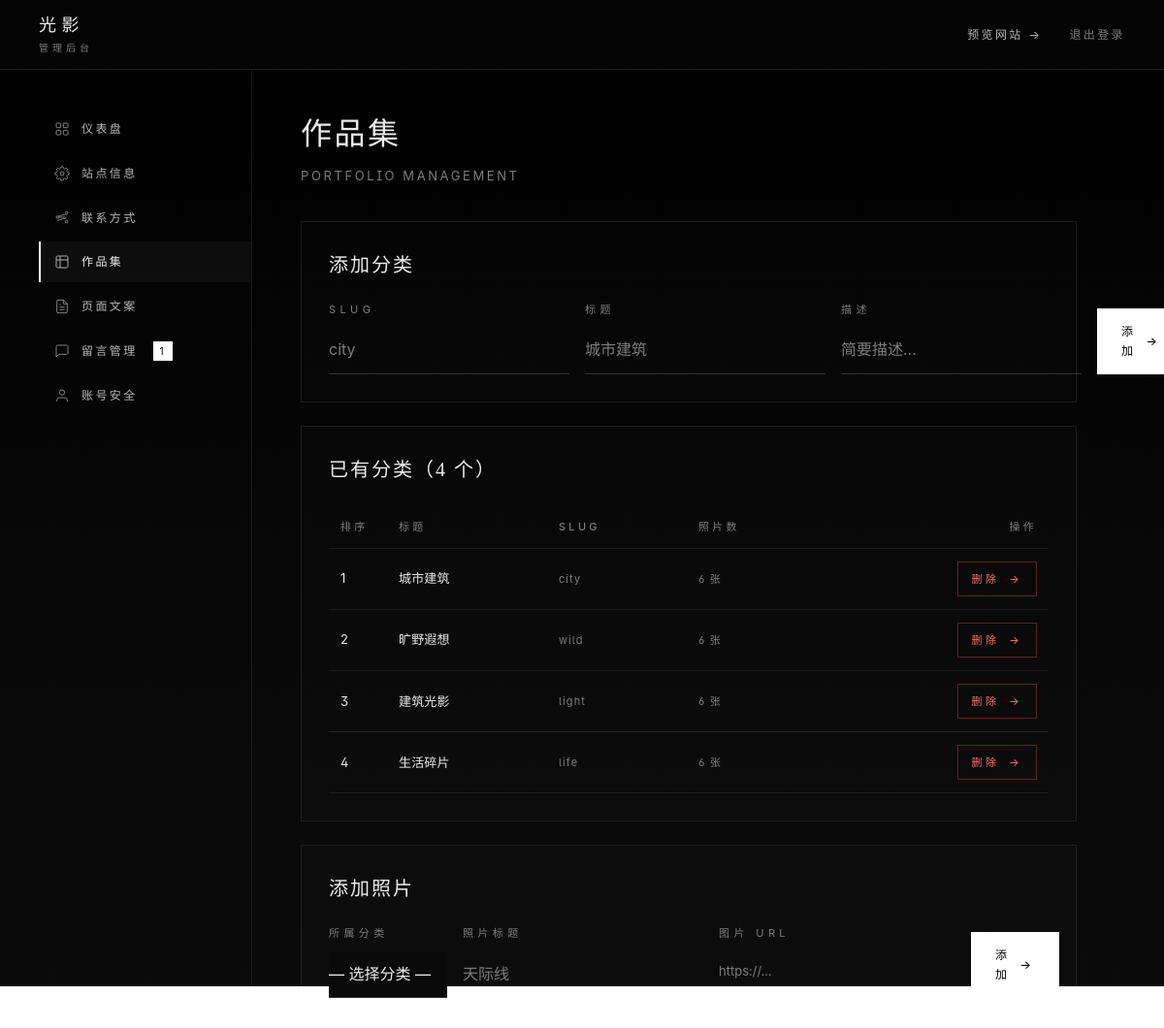
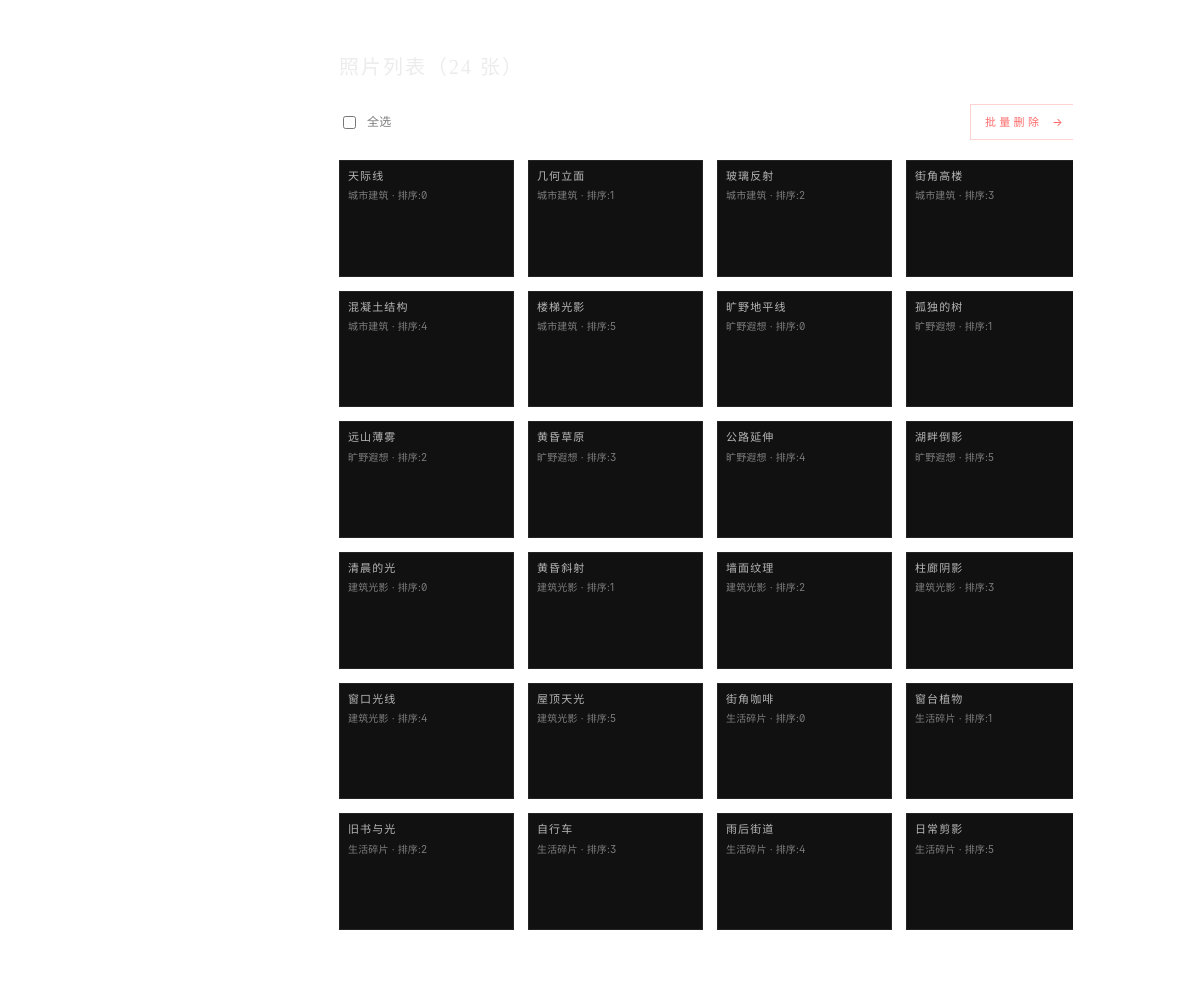
Screenshot of /admin.php?tab=portfolio (signed in) with the database file from the repository (2 pictures, top to bottom).
### tables this page shows
CREATE TABLE categories (
    id INTEGER PRIMARY KEY AUTOINCREMENT,
    slug TEXT UNIQUE NOT NULL,
    title TEXT NOT NULL,
    description TEXT NOT NULL,
    cover TEXT,
    sort INTEGER DEFAULT 0
);

CREATE TABLE photos (
    id INTEGER PRIMARY KEY AUTOINCREMENT,
    category_id INTEGER NOT NULL,
    title TEXT NOT NULL,
    url TEXT NOT NULL,
    description TEXT,
    sort INTEGER DEFAULT 0,
    FOREIGN KEY (category_id) REFERENCES categories(id) ON DELETE CASCADE
);

### config.php (called while the page is built, shortened)
<?php
function db(): PDO {
    static $pdo = null;
    if ($pdo !== null) return $pdo;
    $isSqlite = str_starts_with(DB_DSN, 'sqlite:');
    if ($isSqlite) {
        $pdo = new PDO(DB_DSN);
    } else {
        $pdo = new PDO(DB_DSN, DB_USER, DB_PASS, [
            PDO::ATTR_ERRMODE => PDO::ERRMODE_EXCEPTION,
            PDO::ATTR_DEFAULT_FETCH_MODE => PDO::FETCH_ASSOC,
        ]);
    }
    $pdo->setAttribute(PDO::ATTR_ERRMODE, PDO::ERRMODE_EXCEPTION);
    $pdo->setAttribute(PDO::ATTR_DEFAULT_FETCH_MODE, PDO::FETCH_ASSOC);
    if ($isSqlite) $pdo->exec('PRAGMA foreign_keys = ON;');
    return $pdo;
}
function e(string $s): string {
    return htmlspecialchars($s, ENT_QUOTES, 'UTF-8');
}
function site_url(string $path = '/'): string {
    $base = rtrim(dirname($_SERVER['SCRIPT_NAME'] ?? ''), '/');
    return ltrim($base, '/') === '' ? $path : rtrim($base, '/') . $path;
}
function get_setting(string $key, string $default = ''): string {
    static $cache = null;
    if ($cache === null) {
        $cache = [];
        foreach (db()->query('SELECT key, value FROM settings') as $row) {
            $cache[$row['key']] = $row['value'];
        }
    }
    return $cache[$key] ?? $default;
}
function get_settings(): array {
    $rows = db()->query('SELECT key, value FROM settings')->fetchAll();
    $map = [];
    foreach ($rows as $r) $map[$r['key']] = $r['value'];
    return $map;
}
function SITE_NAME(): string { return get_setting('site_name', '光影'); }

### admin.php (the view, shortened to what this page needs)
<?php require_once __DIR__ . '/config.php';
$pdo = db();
$tab = $_GET['tab'] ?? 'dashboard';
$stats = [
    'categories' => (int)$pdo->query('SELECT COUNT(*) FROM categories')->fetchColumn(),
    'photos' => (int)$pdo->query('SELECT COUNT(*) FROM photos')->fetchColumn(),
    'messages' => (int)$pdo->query('SELECT COUNT(*) FROM messages')->fetchColumn(),
];
$categories = $pdo->query('SELECT * FROM categories ORDER BY sort ASC, id ASC')->fetchAll();
$photos = $pdo->query('SELECT p.*, c.title AS cat_title FROM photos p LEFT JOIN categories c ON c.id = p.category_id ORDER BY c.sort ASC, p.sort ASC, p.id ASC')->fetchAll();
$settings = get_settings();
?>
<!doctype html>
<html lang="zh-CN">
<head>
<title>管理后台 — <?= e(SITE_NAME()) ?></title>
</head>
<body>
<header class="admin-topbar">
  <div class="admin-brand">
    <div><?= e(SITE_NAME()) ?></div>
    <div class="sub">管理后台</div>
  </div>
  <ul class="admin-topnav" style="display:flex; align-items:center; gap:28px; margin:0; padding:0;">
    <li><a href="<?= site_url('/') ?>" target="_blank">预览网站 →</a></li>
    <li>
      <form method="post" style="display:inline;">
        <button type="submit" style="background:none;border:0;color:var(--text-dim);font:inherit;font-size:12px;letter-spacing:.2em;cursor:pointer;padding:0;">退出登录</button>
      </form>
    </li>
  </ul>
</header>
<div class="admin-layout">
  <aside class="admin-sidebar">
    <nav class="sidebar-nav">
      <a href="?tab=dashboard" class="<?= $tab === 'dashboard' ? 'active' : '' ?>">
        <svg viewBox="0 0 24 24" fill="none" stroke="currentColor" stroke-width="1.5"><rect x="3" y="3" width="7" height="7" rx="1"/><rect x="14" y="3" width="7" height="7" rx="1"/><rect x="3" y="14" width="7" height="7" rx="1"/><rect x="14" y="14" width="7" height="7" rx="1"/></svg>
        仪表盘
      </a>
      <a href="?tab=settings" class="<?= $tab === 'settings' ? 'active' : '' ?>">
        站点信息
      </a>
      <a href="?tab=social" class="<?= $tab === 'social' ? 'active' : '' ?>">
        <svg viewBox="0 0 24 24" fill="none" stroke="currentColor" stroke-width="1.5"><circle cx="5" cy="12" r="2"/><circle cx="19" cy="5" r="2"/><circle cx="19" cy="19" r="2"/><path d="M7 12h10M19 7l-14 4M19 13l-14 4"/></svg>
        联系方式
      </a>
      <a href="?tab=portfolio" class="<?= $tab === 'portfolio' ? 'active' : '' ?>">
        <svg viewBox="0 0 24 24" fill="none" stroke="currentColor" stroke-width="1.5"><rect x="3" y="3" width="18" height="18" rx="2"/><line x1="9" y1="3" x2="9" y2="21"/><line x1="3" y1="9" x2="21" y2="9"/></svg>
        作品集
      </a>
      <a href="?tab=pages" class="<?= $tab === 'pages' ? 'active' : '' ?>">
        <svg viewBox="0 0 24 24" fill="none" stroke="currentColor" stroke-width="1.5"><path d="M14 2H6a2 2 0 0 0-2 2v16a2 2 0 0 0 2 2h12a2 2 0 0 0 2-2V8z"/><polyline points="14 2 14 8 20 8"/><line x1="16" y1="13" x2="8" y2="13"/><line x1="16" y1="17" x2="8" y2="17"/><polyline points="10 9 9 9 8 9"/></svg>
        页面文案
      </a>
      <a href="?tab=messages" class="<?= $tab === 'messages' ? 'active' : '' ?>">
        <svg viewBox="0 0 24 24" fill="none" stroke="currentColor" stroke-width="1.5"><path d="M21 15a2 2 0 0 1-2 2H7l-4 4V5a2 2 0 0 1 2-2h14a2 2 0 0 1 2 2z"/></svg>
        留言管理 <?php if ($stats['messages']): ?><span style="background:#fff;color:#000;font-size:10px;padding:2px 7px;border-radius:0;margin-left:4px;"><?= $stats['messages'] ?></span><?php endif; ?>
      </a>
      <a href="?tab=account" class="<?= $tab === 'account' ? 'active' : '' ?>">
        <svg viewBox="0 0 24 24" fill="none" stroke="currentColor" stroke-width="1.5"><path d="M20 21v-2a4 4 0 0 0-4-4H8a4 4 0 0 0-4 4v2"/><circle cx="12" cy="7" r="4"/></svg>
        账号安全
      </a>
    </nav>
  </aside>
  <main class="admin-main">
    <div class="panel <?= $tab === 'portfolio' ? 'is-active' : '' ?>">
      <div class="panel-title">作品集</div>
      <div class="panel-sub">Portfolio Management</div>
      <div class="card">
        <div class="card-title">添加分类</div>
        <form method="post" style="display:grid;grid-template-columns:1fr 1fr 2fr 80px;gap:16px;align-end;">
          <div class="form-group" style="margin-bottom:0;">
            <label>Slug</label>
            <input name="slug" placeholder="city" required>
          </div>
          <div class="form-group" style="margin-bottom:0;">
            <label>标题</label>
            <input name="title" placeholder="城市建筑" required>
          </div>
          <div class="form-group" style="margin-bottom:0;">
            <label>描述</label>
            <input name="description" placeholder="简要描述...">
          </div>
          <button class="btn btn-primary" type="submit" style="align-self:end;">添加</button>
        </form>
      </div>
      <div class="card">
        <div class="card-title">已有分类（<?= count($categories) ?> 个）</div>
        <?php if (empty($categories)): ?>
          <p style="color:var(--text-dim);font-size:13px;">暂无分类，请先添加。</p>
        <?php else: ?>
          <table class="table">
            <thead><tr><th>排序</th><th>标题</th><th>Slug</th><th>照片数</th><th style="text-align:right;">操作</th></tr></thead>
            <tbody>
              <?php foreach ($categories as $c):
                $cntStmt = $pdo->prepare('SELECT COUNT(*) FROM photos WHERE category_id = ?');
                $cntStmt->execute([$c['id']]);
                $cnt = $cntStmt->fetchColumn();
              ?>
                <tr>
                  <td style="width:60px;"><?= (int)$c['sort'] ?></td>
                  <td><?= e($c['title']) ?></td>
                  <td class="small"><?= e($c['slug']) ?></td>
                  <td class="small"><?= $cnt ?> 张</td>
                  <td style="text-align:right;">
                    <form method="post" style="display:inline;" onsubmit="return confirm('删除后该分类下的所有照片也会被删除，确定？');">
                      <button type="submit" class="btn btn-danger btn-sm">删除</button>
                    </form>
                  </td>
                </tr>
              <?php endforeach; ?>
            </tbody>
          </table>
        <?php endif; ?>
      </div>
      <div class="card">
        <div class="card-title">添加照片</div>
        <form method="post" style="display:grid;grid-template-columns:1fr 2fr 2fr 80px;gap:16px;align-end;">
          <div class="form-group" style="margin-bottom:0;">
            <label>所属分类</label>
            <select name="category_id" required>
              <option value="">— 选择分类 —</option>
            </select>
          </div>
          <div class="form-group" style="margin-bottom:0;">
            <label>照片标题</label>
            <input name="title" placeholder="天际线" required>
          </div>
          <div class="form-group" style="margin-bottom:0;">
            <label>图片 URL</label>
            <input name="url" type="url" placeholder="https://..." required>
          </div>
          <button class="btn btn-primary" type="submit" style="align-self:end;">添加</button>
        </form>
      </div>
      <div class="card">
        <div class="card-title">照片列表（<?= count($photos) ?> 张）</div>
        <?php if (empty($photos)): ?>
          <p style="color:var(--text-dim);font-size:13px;">暂无照片。</p>
        <?php else: ?>
          <div style="display:flex;justify-content:space-between;align-items:center;margin-bottom:16px;">
            <label style="font-size:12px;color:var(--text-dim);display:flex;align-items:center;gap:8px;cursor:pointer;">
              <input type="checkbox" id="selectAll">
              <span>全选</span>
            </label>
            <button type="button" class="btn btn-danger btn-sm" onclick="submitBatchDelete()">批量删除</button>
          </div>
          <div class="photo-grid" id="photoGrid">
            <?php foreach ($photos as $p): ?>
              <div class="photo-item selectable" onclick="toggleSelect(this, <?= (int)$p['id'] ?>)" data-id="<?= (int)$p['id'] ?>">
                <div style="padding:6px 8px;">
                  <div style="font-size:11px;color:var(--text-soft);letter-spacing:.1em;overflow:hidden;text-overflow:ellipsis;white-space:nowrap;"><?= e($p['title']) ?></div>
                  <div style="font-size:10px;color:var(--text-dim);margin-top:2px;"><?= e($p['cat_title']) ?> · 排序:<?= (int)$p['sort'] ?></div>
                </div>
              </div>
            <?php endforeach; ?>
          </div>
        <?php endif; ?>
      </div>
    </div>
  </main>
</div>
</body>
</html>

### admin.php (style rules this page uses)
.photo-item { cursor: pointer; position: relative; transition: all 0.2s ease; }

### rows the page displays
categories: sort "1", title "城市建筑", slug "city", cnt "6"
categories: sort "2", title "旷野遐想", slug "wild", cnt "6"
categories: sort "3", title "建筑光影", slug "light", cnt "6"
categories: sort "4", title "生活碎片", slug "life", cnt "6"
photos: title "天际线", category.title "城市建筑", sort "0"
photos: title "几何立面", category.title "城市建筑", sort "1"
photos: title "玻璃反射", category.title "城市建筑", sort "2"
photos: title "街角高楼", category.title "城市建筑", sort "3"
photos: title "混凝土结构", category.title "城市建筑", sort "4"
photos: title "楼梯光影", category.title "城市建筑", sort "5"
photos: title "旷野地平线", category.title "旷野遐想", sort "0"
photos: title "孤独的树", category.title "旷野遐想", sort "1"
photos: title "远山薄雾", category.title "旷野遐想", sort "2"
photos: title "黄昏草原", category.title "旷野遐想", sort "3"
photos: title "公路延伸", category.title "旷野遐想", sort "4"
photos: title "湖畔倒影", category.title "旷野遐想", sort "5"
photos: title "清晨的光", category.title "建筑光影", sort "0"
photos: title "黄昏斜射", category.title "建筑光影", sort "1"
photos: title "墙面纹理", category.title "建筑光影", sort "2"
photos: title "柱廊阴影", category.title "建筑光影", sort "3"
photos: title "窗口光线", category.title "建筑光影", sort "4"
photos: title "屋顶天光", category.title "建筑光影", sort "5"
photos: title "街角咖啡", category.title "生活碎片", sort "0"
photos: title "窗台植物", category.title "生活碎片", sort "1"
photos: title "旧书与光", category.title "生活碎片", sort "2"
photos: title "自行车", category.title "生活碎片", sort "3"
photos: title "雨后街道", category.title "生活碎片", sort "4"
photos: title "日常剪影", category.title "生活碎片", sort "5"

### other values shown
SITE_NAME() "光影"
$stats['messages'] "1"
count($categories) "4"
